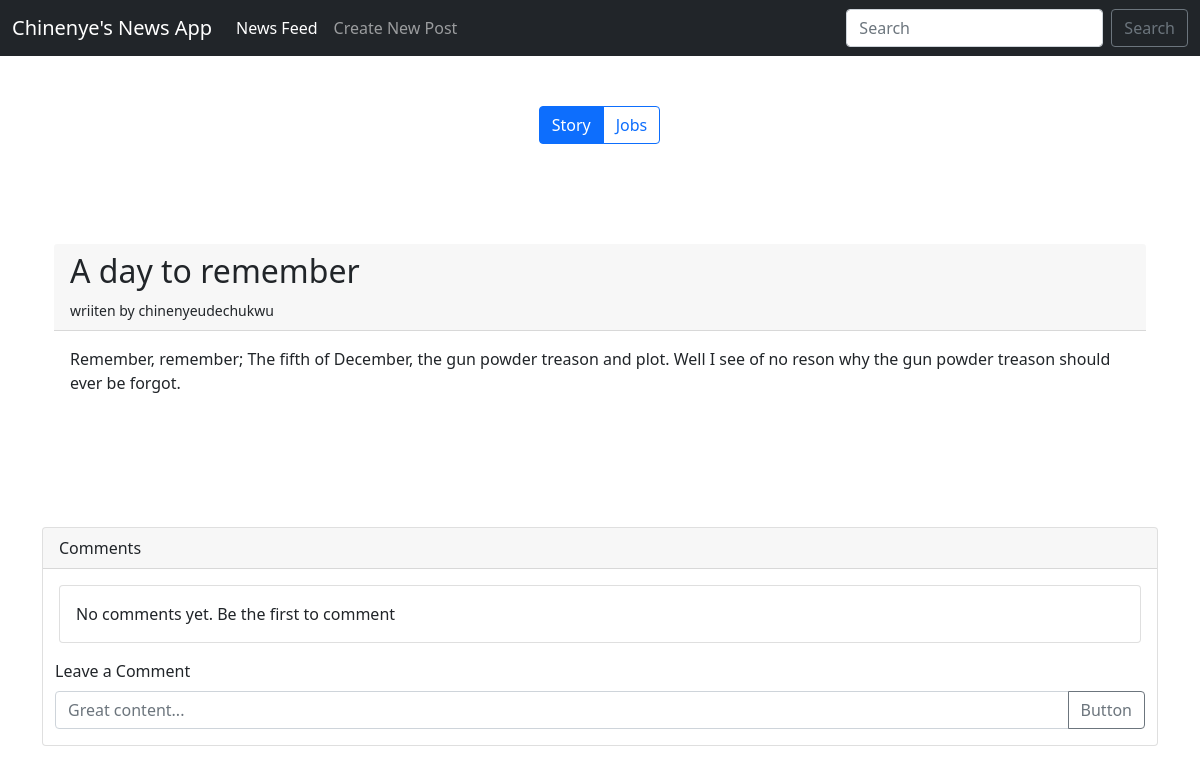
/2, run on the app's committed database.
### newsapi/models.py (models this page shows, shortened)
class OurNews(models.Model):
    by = models.ForeignKey(User, verbose_name=_("Author"), on_delete=models.CASCADE)
    score = models.IntegerField(_("News Score"))
    time_created = models.DateTimeField(_("time created"), auto_now=True)
    title = models.CharField(_("article title"), max_length=50)
    type = models.CharField(_("article type"), max_length=10, choices=ARTICLE_CHOICES, default=1)
    content = models.CharField(_("article content"), max_length=1000)

### newsapi/views.py (the view)
# urls.py: path("<int:news_id>", views.our_news_details, name="our_news_details"),
def our_news_details(request, news_id):
    our_news = get_object_or_404(OurNews, id=news_id)
    comments = Comments.objects.filter(parent=our_news).order_by('time')
    return render(request, 'newsapi/our_news_details.html', {'news': our_news, "comments": comments})

### newsapi/templates/newsapi/our_news_details.html (shortened to what this page needs)
{% extends 'base.html' %}
{% block content %}
    <div class="container" style="margin-top: 100px;">
        <div class="card-header">
            <h2>{{news.title}}</h2>
        <small> wriiten by {{news.by}}</small>
        </div>
        <div class="card-body">
         <p>{{news.content}}</p>
         </div>
    </div>
    <div class="card" style="margin-top: 100px;">
        <div class="card-header">
            Comments
        </div>
        <div class="card-body">
            <div class="card" >
                {% if comments %}
                <ul class="list-group list-group-flush">
                    {% for comment in comments %}
                        <p>{{comment.by}}</p>
                        <li class="list-group-item">{{comments.text}}</li>
                    {% endfor %}
                </ul>
                {% else %}
                <div class="card-body">
                    <p class="card-text"> No comments yet. Be the first to comment</p>
                </div>
                {% endif %}
              </div>
        </div>
        <div class="container">
            <form >
                <label for="exampleFormControlInput1" class="form-label">Leave a Comment</label>
                <div class="mb-3 input-group">
                    <input type="text" class="form-control" id="exampleFormControlInput1" placeholder="Great content...">
                    <button class="btn btn-outline-secondary" type="button">Button</button>
                </div>
            </form>
        </div>
{% endblock %}

### data on the page
OurNews: title "A day to remember", by "chinenyeudechukwu", content "Remember, remember; The fifth of December, the gun powder treason and plot. Well I see of no reson why the gun powder treason should ever be forgot."
